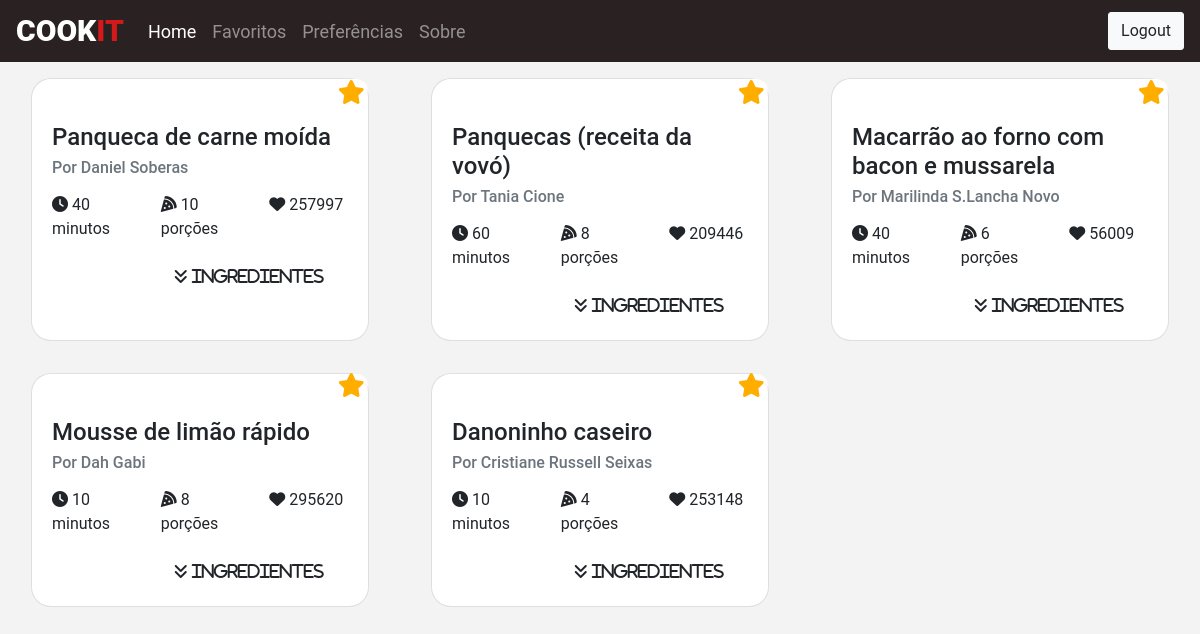
The page /favorites (signed in) on the database its author committed.
### models.py (models this page shows, shortened)
class Recipe(db.Model):
    id = db.Column(db.Integer, primary_key=True)
    name = db.Column(db.String(200), nullable=False)
    preptime = db.Column(db.Integer, nullable=False)
    likes = db.Column(db.Integer, nullable=False)
    portions = db.Column(db.Integer, nullable=False)
    ingredients = db.Column(db.String(2000), nullable=False)
    url = db.Column(db.String(200), unique=True, nullable=False)
    imgUrl = db.Column(db.String(200), nullable=True)
    author = db.Column(db.String(200), nullable=False)

### routes.py (the view)
@app.route('/favorites', methods=['POST', 'GET'])
def favorites():
    if not current_user.is_authenticated:
        flash('Você ainda não está logado para usar os Favoritos', 'info')
        return redirect(url_for('login'))
    if request.method == 'POST':
        try:
            data = request.form
            favorite = Favorite.query.filter_by(user_id=data['user_id'],recipe_id=data['recipe_id']).first()
            if favorite:
                try:
                    db.session.delete(favorite)
                    db.session.commit()
                    return "deu certo", 201
                except:
                    abort(404, message="Ocorreu um erro deletando")
            else:
                favorite = Favorite(user_id=data['user_id'], recipe_id=data['recipe_id'])
                try:
                    db.session.add(favorite)
                    db.session.commit()
                    return "deu certo", 201
                except:
                    abort(404, message="Algma coisa deu errado durante o commit")
        except:
            abort(404, message="Faltou dados no form")
        return "deu certo", 201
    else:
        try:
            data = current_user.id
            favorites = Favorite.query.filter_by(user_id=data).order_by(Favorite.recipe_id).all()
            rec = list()
            for f in favorites:
                r = Recipe.query.filter_by(id=f.recipe_id).first()
                rec.append(r)
            if(len(rec)==0):
                flash("Você ainda não tem nenhum favorito, tente adicionar alguns!", 'info')
            return render_template("favorites.html", recipes = rec)
        except:
            abort(404, message="Algma coisa deu errado durante a busca")
        return "ola"

### models.py (called while the page is built)
@login_manager.user_loader
def loadUser(id):
    return User.query.get(int(id))

### templates/favorites.html (shortened to what this page needs)
{% extends "base.html" %}
{% block css %}
<link href="{{ url_for('static', filename='css/card-item.css') }}" rel="stylesheet">
<link href="{{ url_for('static', filename='css/search.css') }}" rel="stylesheet">
{% endblock %}
{% block content %}
{% if recipes|length != 0 %}
<div class="container-fluid recipes-container" id="mydiv">
    <div class="row align-items-start recipe-row align-items-stretch">
        {% for row in recipes|batch(1) %}
            {% for recipe in row %}
            <div class="col-lg-4 col-md-6 recipe-col float-left d-flex align-items-stretch" id="recipe-col{{recipe.id}}">
                <a href="{{recipe.url}}" target="_blank">
                <div class="card recipe-card m-3" id="recipe-card{{recipe.id}}" >
                    <div class="container card-igm-top" style="background-image: linear-gradient(to top right, rgba(255, 255, 255, 0) 0, rgba(255, 255, 255, 0), rgba(255, 255, 255, 0), rgba(255, 255, 255, 1) 85%),url({{recipe.imgUrl}});">
                        {% if current_user.is_authenticated %}
                            <a class="fa fa-star btn2" style="color: #ffae00" id="starbt1{{recipe.id}}"></a>
                        {% endif %}
                    </div>
                    <div class="card-body">
                        <h4 class="card-title">{{ recipe.name }}</h4>
                        <h6 class="card-subtitle mb-3 text-muted">Por {{ recipe.author }}</h6>
                        <div class="row mb">
                            <div class="col-sm-4">
                                <p class="card-text"> <i class="fas fa-clock"></i> {{ recipe.preptime }} minutos</p>
                            </div>
                            <div class="col-sm-4">
                                <p class="card-text"><i class="fas fa-pizza-slice"></i> {{ recipe.portions }} porções</p>
                            </div>
                            <div class="col-sm-4">
                                <p class="card-text"> <i class="fa fa-heart" aria-hidden="true"></i> {{ recipe.likes }}</p>
                            </div>
                        </div>
                                {% set list = recipe.ingredients|replace('"', '')|replace(']', '')|replace('[', '')  %}
                        <div class="row collapsebutton">
                            <div class="col-sm-4">
                                <a class="btn fas fa-angle-double-down card-text" id="collapsebt{{recipe.id}}" type="button" data-toggle="collapse" data-target="#Footer{{recipe.id}}" aria-expanded="false" aria-controls="collapseExample">
                                    Ingredientes
                                </a>
                            </div>
                        </div>
                    </div>
                </div>
                </a>
            </div>
            {% endfor %}
        {% endfor %}
    </div>
</div>
{% endif %}
{% endblock %}

### templates/base.html (shortened to what this page needs)
<!doctype html>
<html lang="en">
  <head>
    <link rel="stylesheet" href="https://maxcdn.bootstrapcdn.com/bootstrap/4.0.0/css/bootstrap.min.css">
    <link href="{{ url_for('static', filename='css/navbar.css') }}" rel="stylesheet">
    <link rel="stylesheet" href="https://cdnjs.cloudflare.com/ajax/libs/font-awesome/4.7.0/css/font-awesome.min.css">
    {% block css %} {% endblock %}
  </head>
  <body>
    <nav class="navbar navbar-fixed-top navbar-expand-md navbar-dark">
      <a class="navbar-brand brand-name" href="{{url_for('index')}}"><h3>Cook<span>it</span></h3></a>
      <div class="collapse navbar-collapse" id="navbarSupportedContent">
        <ul class="navbar-nav mr-auto">
          <li class="nav-item active">
            <a class="nav-link" href="{{url_for('index')}}">Home <span class="sr-only">(current)</span></a>
          </li>
          <li class="nav-item">
            <a class="nav-link" href="{{url_for('favorites')}}">Favoritos</a>
          </li>
          <li class="nav-item">
            <a class="nav-link" href="{{url_for('preferences', id=1)}}">Preferências</a>
          </li>
          <li class="nav-item">
            <a class="nav-link" href="#">Sobre</a>
          </li>
        </ul>
        {% if current_user.is_authenticated %}
        <form action="{{url_for('logout')}}">
          <button class="btn btn-light my-2 my-sm-0" type="submit">Logout</button>
        </form>
        {% else %}
          <form action="{{url_for('login')}}">
            <button class="btn btn-light my-2 my-sm-0" type="submit">Login</button>
          </form>
        {% endif %}
      </div>
    </nav>
      {% block content %} {% endblock %}
  </body>
</html>

### static/css/navbar.css (style rules this page uses)
.navbar { background: #2a2222; }
.nav-item { font-size: large; }
.brand-name h3 { color: #fff; margin: 0; text-transform: uppercase; font-size: 30px; font-weight: 900; }
.brand-name span { color: #d31919; }

### static/css/card-item.css (style rules this page uses)
a { color: inherit; text-decoration: none; }
.recipe-card { border-radius: 20px; }
.recipe-col { border-radius: 20px; }
.container { border-radius: 20px; background-size: cover; }
@media screen and (min-width:992px) { .btn2 { font-size: min(calc(20px + .8vw), 2vw); } }
.btn2 { position: absolute; top: 5%; left: 95%; transform: translate(-50%, -50%); -ms-transform: translate(-50%, -50%); color: #ffae00; border: none; cursor: pointer; border-radius: 5px; border:0; background:transparent; }
.collapsebutton { margin-top: 20px; justify-content: center; }

### static/css/search.css (style rules this page uses)
body { background: #f3f3f3; font-family: 'Roboto', sans-serif; }
.form-control, .btn { border-radius: 3px; }

### rows shown on the page
Recipe: name "Panqueca de carne moída", author "Daniel Soberas", preptime "40", portions "10", likes "257997"
Recipe: name "Panquecas (receita da vovó)", author "Tania Cione", preptime "60", portions "8", likes "209446"
Recipe: name "Macarrão ao forno com bacon e mussarela", author "Marilinda S.Lancha Novo", preptime "40", portions "6", likes "56009"
Recipe: name "Mousse de limão rápido", author "Dah Gabi", preptime "10", portions "8", likes "295620"
Recipe: name "Danoninho caseiro", author "Cristiane Russell Seixas", preptime "10", portions "4", likes "253148"
